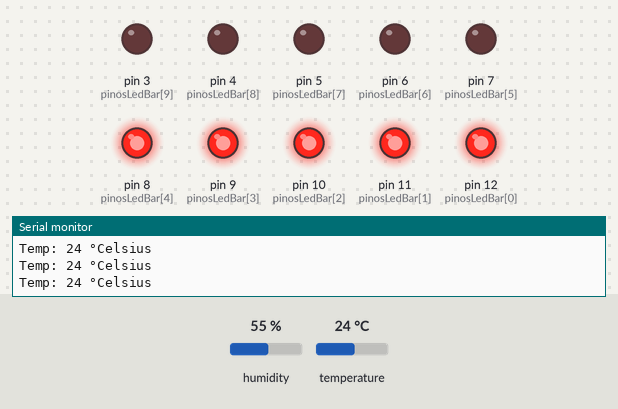
This sketch was run on a simulated Arduino Uno, built with avr-gcc and run on an emulated ATmega328P. On the bench: output pins drawn as LEDs (lit = HIGH), the last lines printed to the serial monitor. The inputs (shaded band) are chosen by the test bench; at power-on: temperature 24 °C, humidity 55 %.

Above: at 3.8 s.
3.9 s: temperature set to 20.5 °C
6.7 s: temperature set to 19.4 °C
At 7.3 s:
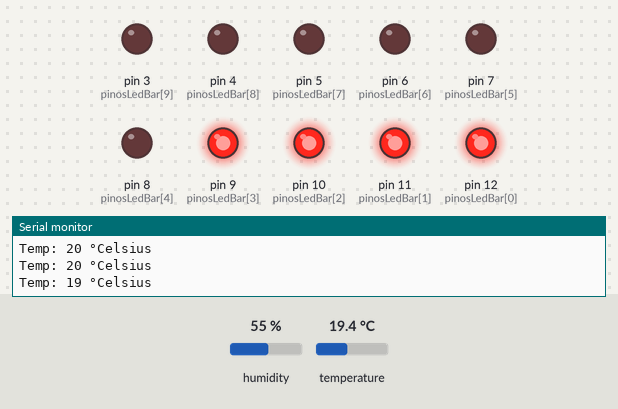
9.5 s: temperature set to 33 °C
At 12.0 s:
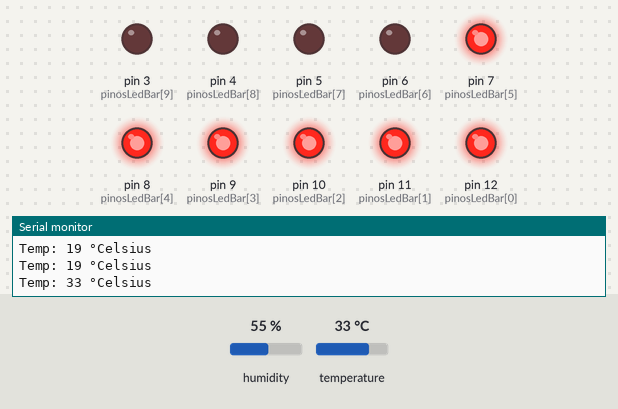
12.5 s: temperature set to 32.3 °C
15.3 s: temperature set to 31.6 °C
At 18.2 s:
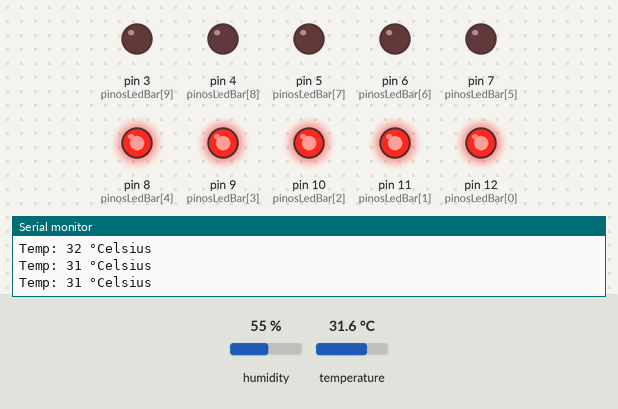
18.5 s: temperature set to 12 °C
At 20.1 s:
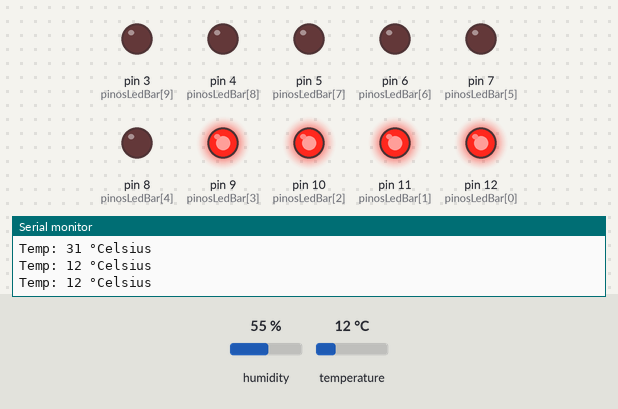
Timing chart, 0 to 21.6 s (numbered marks = the images above; inputs shaded):
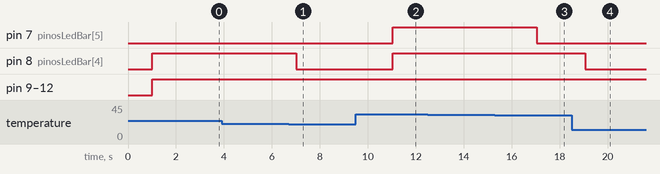

Measured:
- the behaviour switches between 20 and 19.9 °C on temperature (found by bisection; images 0 and 1)
- the behaviour switches between 32 and 31.9 °C on temperature (found by bisection; images 2 and 3)
- after the input at 6.7 s, pin 8 (pinosLedBar[4]): HIGH → LOW after 0.32 s
- after the input at 9.5 s, pin 7 (pinosLedBar[5]), pin 8 (pinosLedBar[4]): LOW → HIGH after 1.5 s
- after the input at 15.3 s, pin 7 (pinosLedBar[5]): HIGH → LOW after 1.8 s
- after the input at 18.5 s, pin 8 (pinosLedBar[4]): HIGH → LOW after 0.56 s

The sketch:

sketch.ino
```cpp
#include <DHT.h>

#define DHTPIN A5
#define DHTTYPE DHT22
DHT dht(DHTPIN, DHTTYPE);

int temp;
int pinosLedBar[] = {12, 11, 10, 9, 8, 7, 6, 5, 4, 3};
int nivelLed;

void setup() {
    Serial.begin(9600);
    dht.begin();

    for (int x = 0; x < 10; x++) {
        pinMode(pinosLedBar[x], OUTPUT);
        digitalWrite(pinosLedBar[x], LOW);
    }
}

void loop() {
    delay(1000);
    temp = dht.readTemperature();

    // Limita o nível do LED entre 0 e 10
    nivelLed = map(temp, -40, 80, 0, 10);
    nivelLed = constrain(nivelLed, 0, 10);

    // Desliga todos os LEDs
    for (int i = 0; i < 10; i++) {
        digitalWrite(pinosLedBar[i], LOW);
    }

    // Se a temperatura for maior que 50, acende todos os LEDs
    if (temp > 50) {
        for (int i = 0; i < 10; i++) {
            digitalWrite(pinosLedBar[i], HIGH);
        }
    } else {
        // Acende os LEDs conforme o nível calculado
        for (int i = 0; i < nivelLed; i++) {
            digitalWrite(pinosLedBar[i], HIGH);
        }
    }

    // Envia a temperatura para o monitor serial
    Serial.print("Temp: ");
    Serial.print(temp);
    Serial.println(" °Celsius");
}
```
